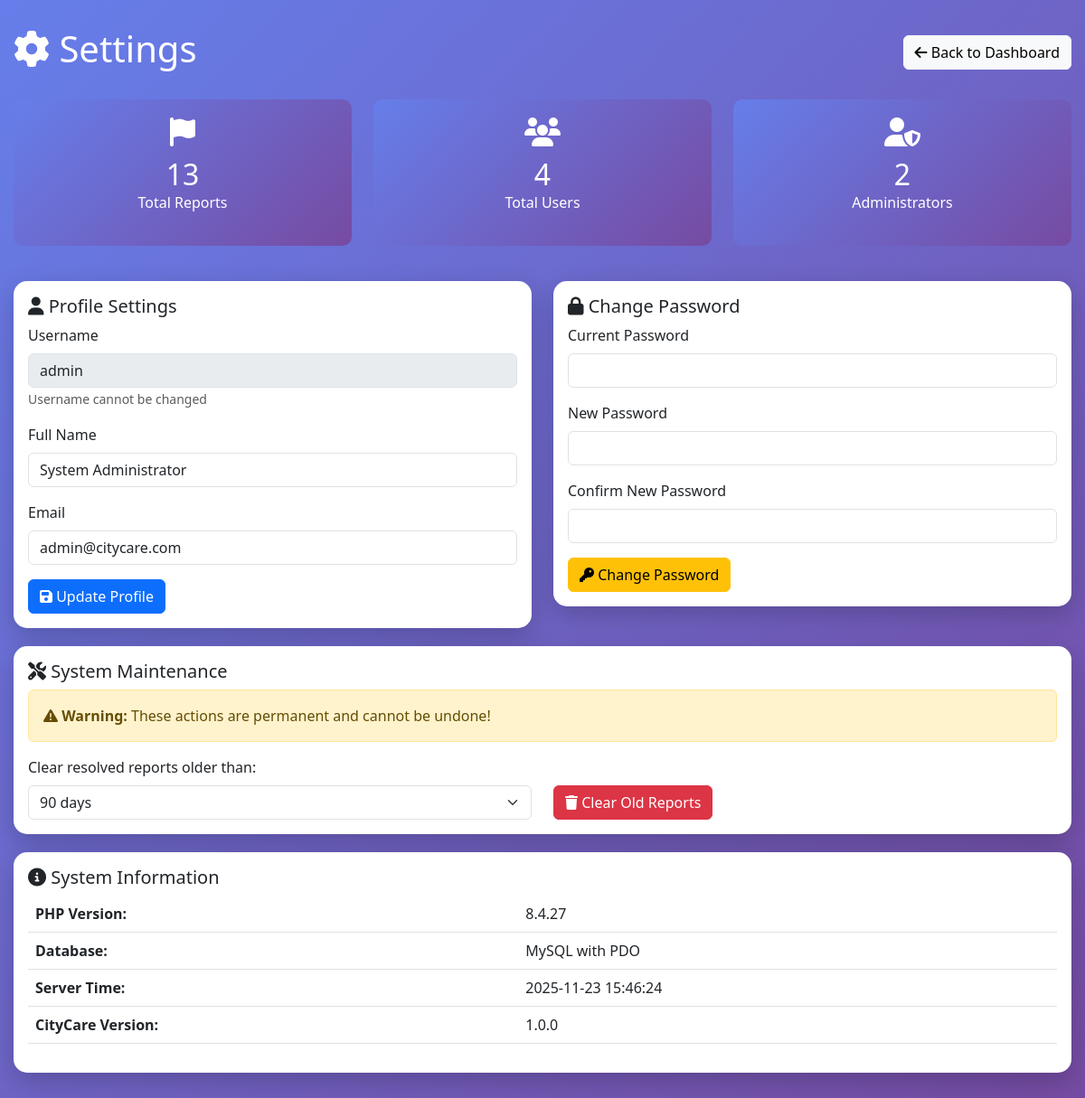
Screenshot of /admin/settings.php (signed in) with the database file from the repository.
### tables this page shows
CREATE TABLE `users` (
  `id` int(11) NOT NULL,
  `username` varchar(50) NOT NULL,
  `email` varchar(100) NOT NULL,
  `password` varchar(255) NOT NULL,
  `full_name` varchar(100) NOT NULL,
  `phone` varchar(20) DEFAULT NULL,
  `is_admin` tinyint(1) DEFAULT 0,
  `created_at` timestamp NOT NULL DEFAULT current_timestamp(),
  `report_streak` int(11) DEFAULT 0,
  `last_report_date` date DEFAULT NULL,
  `xp` int(11) DEFAULT 0,
  `level` int(11) DEFAULT 1
);

### admin/settings.php (the view, shortened to what this page needs)
<?php
require_once '../config/database.php';
$stmt = $conn->query("SELECT COUNT(*) as total_reports FROM reports");
$totalReports = $stmt->fetchColumn();
$stmt = $conn->query("SELECT COUNT(*) as total_users FROM users");
$totalUsers = $stmt->fetchColumn();
$stmt = $conn->query("SELECT COUNT(*) as total_admins FROM users WHERE is_admin = 1");
$totalAdmins = $stmt->fetchColumn();
$stmt = $conn->prepare("SELECT * FROM users WHERE id = ?");
$stmt->execute([$_SESSION['user_id']]);
$admin = $stmt->fetch();
?>
<!DOCTYPE html>
<html lang="en">
<head>
    <link href="https://cdn.jsdelivr.net/npm/bootstrap@5.3.0/dist/css/bootstrap.min.css" rel="stylesheet">
    <link rel="stylesheet" href="https://cdnjs.cloudflare.com/ajax/libs/font-awesome/6.4.0/css/all.min.css">
</head>
<body>
    <div class="admin-container">
        <div class="d-flex justify-content-between align-items-center mb-4">
            <h1 class="text-white"><i class="fas fa-cog"></i> Settings</h1>
            <a href="dashboard.php" class="btn btn-light"><i class="fas fa-arrow-left"></i> Back to Dashboard</a>
        </div>
        <div class="row mb-4">
            <div class="col-md-4">
                <div class="stat-box">
                    <i class="fas fa-flag fa-2x"></i>
                    <h3><?= $totalReports ?></h3>
                    <p>Total Reports</p>
                </div>
            </div>
            <div class="col-md-4">
                <div class="stat-box">
                    <i class="fas fa-users fa-2x"></i>
                    <h3><?= $totalUsers ?></h3>
                    <p>Total Users</p>
                </div>
            </div>
            <div class="col-md-4">
                <div class="stat-box">
                    <i class="fas fa-user-shield fa-2x"></i>
                    <h3><?= $totalAdmins ?></h3>
                    <p>Administrators</p>
                </div>
            </div>
        </div>
        <div class="row">
            <div class="col-md-6">
                <div class="card">
                    <div class="card-body">
                        <h5 class="card-title"><i class="fas fa-user"></i> Profile Settings</h5>
                        <form method="POST">
                            <div class="mb-3">
                                <label class="form-label">Username</label>
                                <input type="text" class="form-control" value="<?= htmlspecialchars($admin['username']) ?>" disabled>
                                <small class="text-muted">Username cannot be changed</small>
                            </div>
                            <div class="mb-3">
                                <label class="form-label">Full Name</label>
                                <input type="text" name="full_name" class="form-control" value="<?= htmlspecialchars($admin['full_name']) ?>" required>
                            </div>
                            <div class="mb-3">
                                <label class="form-label">Email</label>
                                <input type="email" name="email" class="form-control" value="<?= htmlspecialchars($admin['email']) ?>" required>
                            </div>
                            <button type="submit" class="btn btn-primary">
                                <i class="fas fa-save"></i> Update Profile
                            </button>
                        </form>
                    </div>
                </div>
            </div>
            <div class="col-md-6">
                <div class="card">
                    <div class="card-body">
                        <h5 class="card-title"><i class="fas fa-lock"></i> Change Password</h5>
                        <form method="POST">
                            <div class="mb-3">
                                <label class="form-label">Current Password</label>
                                <input type="password" name="current_password" class="form-control" required>
                            </div>
                            <div class="mb-3">
                                <label class="form-label">New Password</label>
                                <input type="password" name="new_password" class="form-control" required minlength="6">
                            </div>
                            <div class="mb-3">
                                <label class="form-label">Confirm New Password</label>
                                <input type="password" name="confirm_password" class="form-control" required minlength="6">
                            </div>
                            <button type="submit" class="btn btn-warning">
                                <i class="fas fa-key"></i> Change Password
                            </button>
                        </form>
                    </div>
                </div>
            </div>
        </div>
        <div class="row">
            <div class="col-md-12">
                <div class="card">
                    <div class="card-body">
                        <h5 class="card-title"><i class="fas fa-tools"></i> System Maintenance</h5>
                        <div class="alert alert-warning">
                            <i class="fas fa-exclamation-triangle"></i> <strong>Warning:</strong> These actions are permanent and cannot be undone!
                        </div>
                        <form method="POST" class="d-inline">
                            <div class="row align-items-end">
                                <div class="col-md-6">
                                    <label class="form-label">Clear resolved reports older than:</label>
                                    <select name="days" class="form-select">
                                        <option value="90" selected>90 days</option>
                                    </select>
                                </div>
                                <div class="col-md-6">
                                    <button type="submit" class="btn btn-danger" onclick="return confirm('Are you sure you want to delete old resolved reports?')">
                                        <i class="fas fa-trash"></i> Clear Old Reports
                                    </button>
                                </div>
                            </div>
                        </form>
                    </div>
                </div>
            </div>
        </div>
        <div class="row">
            <div class="col-md-12">
                <div class="card">
                    <div class="card-body">
                        <h5 class="card-title"><i class="fas fa-info-circle"></i> System Information</h5>
                        <table class="table">
                            <tr>
                                <td><strong>PHP Version:</strong></td>
                                <td><?= phpversion() ?></td>
                            </tr>
                            <tr>
                                <td><strong>Database:</strong></td>
                                <td>MySQL with PDO</td>
                            </tr>
                            <tr>
                                <td><strong>Server Time:</strong></td>
                                <td><?= date('Y-m-d H:i:s') ?></td>
                            </tr>
                            <tr>
                                <td><strong>CityCare Version:</strong></td>
                                <td>1.0.0</td>
                            </tr>
                        </table>
                    </div>
                </div>
            </div>
        </div>
    </div>
</body>
</html>

### admin/settings.php (style rules this page uses)
body { background: linear-gradient(135deg, #667eea 0%, #764ba2 100%); min-height: 100vh; }
.admin-container { max-width: 1200px; margin: 30px auto; padding: 0 15px; }
.card { border-radius: 15px; box-shadow: 0 10px 30px rgba(0,0,0,0.2); border: none; margin-bottom: 20px; }
.stat-box { text-align: center; padding: 20px; border-radius: 10px; background: linear-gradient(135deg, #667eea 0%, #764ba2 100%); color: white; margin-bottom: 15px; }
.stat-box h3 { margin: 10px 0 0 0; font-size: 2rem; }

### rows the page displays
users: username "admin", full_name "System Administrator", email "admin@citycare.com"

### other values shown
$totalReports "13"
$totalUsers "4"
$totalAdmins "2"
phpversion() "8.4.27"
